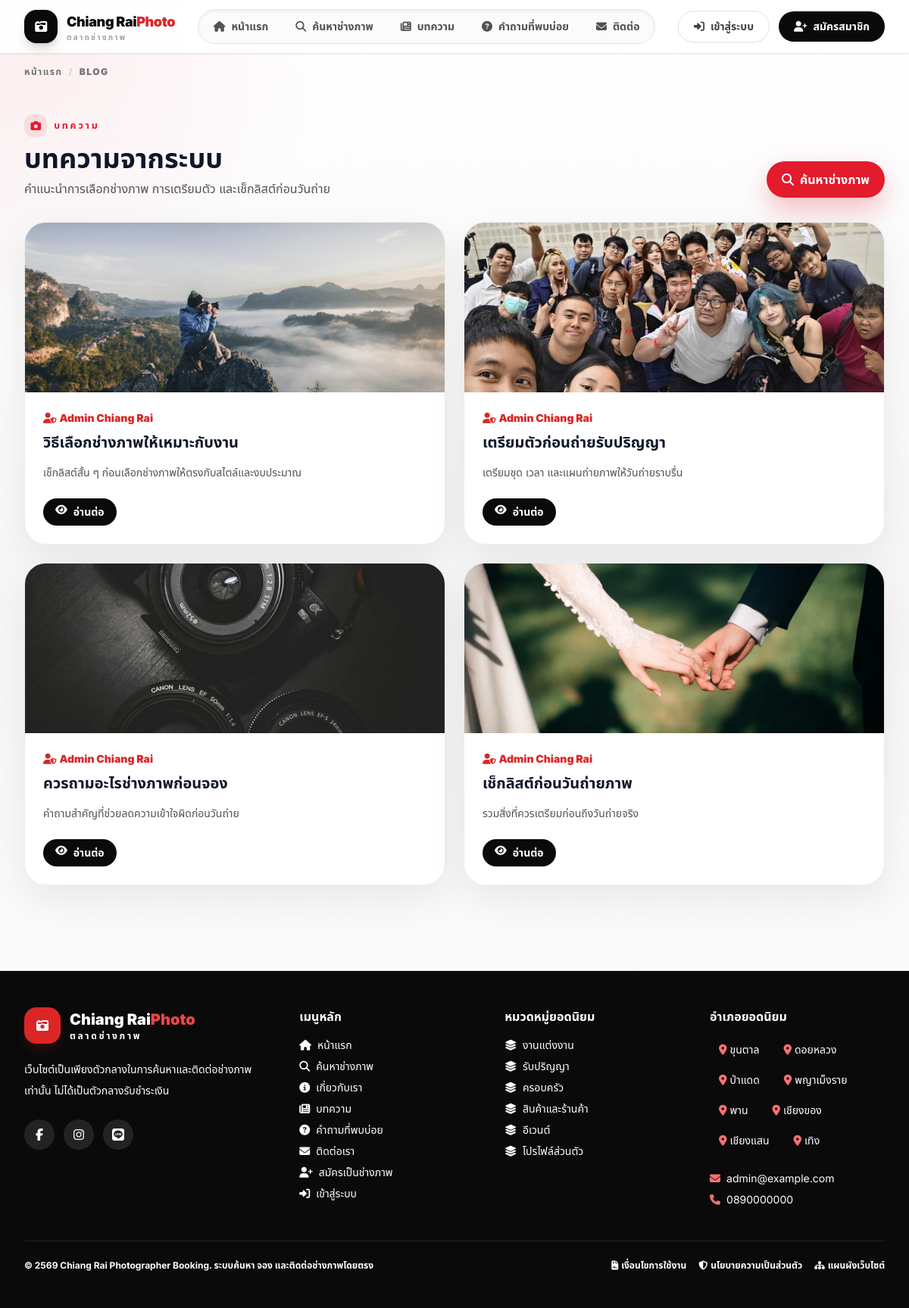
Screenshot of /blog.php with the database file from the repository.
### tables this page shows
CREATE TABLE blogs (
  id INT UNSIGNED AUTO_INCREMENT PRIMARY KEY,
  admin_id INT UNSIGNED NOT NULL,
  title VARCHAR(220) NOT NULL,
  slug VARCHAR(240) NOT NULL,
  cover_image VARCHAR(255) NULL,
  excerpt TEXT NULL,
  content MEDIUMTEXT NOT NULL,
  status ENUM('draft','published','hidden') NOT NULL DEFAULT 'draft',
  published_at DATETIME NULL,
  created_at TIMESTAMP NULL DEFAULT CURRENT_TIMESTAMP,
  updated_at TIMESTAMP NULL DEFAULT CURRENT_TIMESTAMP ON UPDATE CURRENT_TIMESTAMP,
  deleted_at DATETIME NULL,
  UNIQUE KEY uk_blogs_slug (slug),
  KEY idx_blogs_admin (admin_id),
  KEY idx_blogs_status (status, published_at),
  CONSTRAINT fk_blogs_admin FOREIGN KEY (admin_id) REFERENCES users(id)
);

CREATE TABLE users (
  id INT UNSIGNED AUTO_INCREMENT PRIMARY KEY,
  role_id INT UNSIGNED NOT NULL,
  name VARCHAR(150) NOT NULL,
  email VARCHAR(190) NOT NULL,
  phone VARCHAR(50) NULL,
  password VARCHAR(255) NOT NULL,
  avatar VARCHAR(255) NULL,
  status ENUM('active','pending','suspended') NOT NULL DEFAULT 'active',
  email_verified_at DATETIME NULL,
  last_login_at DATETIME NULL,
  remember_token VARCHAR(100) NULL,
  created_at TIMESTAMP NULL DEFAULT CURRENT_TIMESTAMP,
  updated_at TIMESTAMP NULL DEFAULT CURRENT_TIMESTAMP ON UPDATE CURRENT_TIMESTAMP,
  deleted_at DATETIME NULL,
  UNIQUE KEY uk_users_email (email),
  KEY idx_users_role (role_id),
  KEY idx_users_status (status),
  CONSTRAINT fk_users_role FOREIGN KEY (role_id) REFERENCES roles(id)
);

CREATE TABLE service_categories (
  id INT UNSIGNED AUTO_INCREMENT PRIMARY KEY,
  name VARCHAR(120) NOT NULL,
  slug VARCHAR(160) NOT NULL,
  icon VARCHAR(80) NULL,
  description TEXT NULL,
  is_active TINYINT(1) NOT NULL DEFAULT 1,
  sort_order INT NOT NULL DEFAULT 0,
  created_at TIMESTAMP NULL DEFAULT CURRENT_TIMESTAMP,
  updated_at TIMESTAMP NULL DEFAULT CURRENT_TIMESTAMP ON UPDATE CURRENT_TIMESTAMP,
  UNIQUE KEY uk_service_categories_slug (slug),
  KEY idx_service_categories_active (is_active, sort_order)
);

CREATE TABLE districts (
  id INT UNSIGNED AUTO_INCREMENT PRIMARY KEY,
  province_name VARCHAR(100) NOT NULL DEFAULT 'เชียงราย',
  district_name VARCHAR(100) NOT NULL,
  latitude DECIMAL(10,7) NOT NULL,
  longitude DECIMAL(10,7) NOT NULL,
  is_active TINYINT(1) NOT NULL DEFAULT 1,
  created_at TIMESTAMP NULL DEFAULT CURRENT_TIMESTAMP,
  updated_at TIMESTAMP NULL DEFAULT CURRENT_TIMESTAMP ON UPDATE CURRENT_TIMESTAMP,
  UNIQUE KEY uk_district_name (province_name, district_name),
  KEY idx_district_active (is_active)
);

CREATE TABLE settings (
  id INT UNSIGNED AUTO_INCREMENT PRIMARY KEY,
  setting_key VARCHAR(120) NOT NULL,
  setting_value TEXT NULL,
  created_at TIMESTAMP NULL DEFAULT CURRENT_TIMESTAMP,
  updated_at TIMESTAMP NULL DEFAULT CURRENT_TIMESTAMP ON UPDATE CURRENT_TIMESTAMP,
  UNIQUE KEY uk_settings_key (setting_key)
);

### config/database.php (called while the page is built, shortened)
<?php
function db(): PDO
{
    static $pdo = null;
    if ($pdo instanceof PDO) {
        return $pdo;
    }
    $dsn = 'mysql:host=' . DB_HOST . ';dbname=' . DB_NAME . ';charset=' . DB_CHARSET;
    $pdo = new PDO($dsn, DB_USER, DB_PASS, [
        PDO::ATTR_ERRMODE => PDO::ERRMODE_EXCEPTION,
        PDO::ATTR_DEFAULT_FETCH_MODE => PDO::FETCH_ASSOC,
        PDO::ATTR_EMULATE_PREPARES => false,
    ]);
    return $pdo;
}

### includes/functions.php (called while the page is built, shortened)
<?php
require_once __DIR__ . '/../config/database.php';
function h($value): string
{
    return htmlspecialchars((string)$value, ENT_QUOTES, 'UTF-8');
}
function setting(string $key, string $default = ''): string
{
    $stmt = db()->prepare('SELECT setting_value FROM settings WHERE setting_key = ? LIMIT 1');
    $stmt->execute([$key]);
    $value = $stmt->fetchColumn();
    return $value === false ? $default : (string)$value;
}
function db_fetch_all(string $sql, array $params = []): array
{
    $stmt = db()->prepare($sql);
    $stmt->execute($params);
    return $stmt->fetchAll();
}
function public_image(?string $path, string $fallback): string
{
    return '/assets/uploads/' . ltrim($path, '/');
}
function current_be_year(): int
{
    return (int)date('Y') + 543;
}

### blog.php (the view, shortened to what this page needs)
<?php
require_once __DIR__ . '/includes/functions.php';
$blogs = db_fetch_all('SELECT b.*, u.name AS admin_name
                       FROM blogs b
                       JOIN users u ON u.id = b.admin_id
                       WHERE b.status = "published" AND b.deleted_at IS NULL
                       ORDER BY b.published_at DESC, b.created_at DESC');
include __DIR__ . '/includes/header.php';
?>
<section class="stock-shell px-4 py-12 sm:px-6 lg:px-8">
    <div class="flex flex-wrap items-end justify-between gap-4">
        <div>
            <p class="section-kicker">บทความ</p>
            <h1 class="mt-2 text-4xl font-black">บทความจากระบบ</h1>
            <p class="mt-2 text-neutral-600">คำแนะนำการเลือกช่างภาพ การเตรียมตัว และเช็กลิสต์ก่อนวันถ่าย</p>
        </div>
        <a href="/photographers.php" class="stock-button rounded-full px-5 py-3 font-black"><i class="fa-solid fa-magnifying-glass mr-2"></i>ค้นหาช่างภาพ</a>
    </div>
    <div class="mt-8 grid gap-6 md:grid-cols-2 xl:grid-cols-3">
        <?php foreach ($blogs as $blog): ?>
            <article class="stock-card stock-card-hover rounded-[1.75rem]">
                <img class="h-56 w-full object-cover" src="<?= h(public_image($blog['cover_image'], '/assets/uploads/seed/photo-1492691527719-9d1e07e534b4.jpg')) ?>" alt="">
                <div class="p-6">
                    <p class="text-sm font-black text-red-600"><i class="fa-solid fa-user-shield mr-1"></i><?= h($blog['admin_name']) ?></p>
                    <h2 class="mt-2 text-xl font-black"><?= h($blog['title']) ?></h2>
                    <p class="mt-3 line-clamp-3 text-sm leading-7 text-neutral-600"><?= h($blog['excerpt']) ?></p>
                    <a href="/blog_detail.php?slug=<?= h($blog['slug']) ?>" class="mt-5 inline-flex rounded-full bg-neutral-950 px-4 py-2 text-sm font-black text-white hover:bg-red-600"><i class="fa-solid fa-eye mr-2"></i>อ่านต่อ</a>
                </div>
            </article>
        <?php endforeach; ?>
    </div>
</section>
<?php include __DIR__ . '/includes/footer.php'; ?>

### includes/footer.php (shortened to what this page needs)
</main>
<?php
$footerCategories = db_fetch_all('SELECT id, name, slug FROM service_categories WHERE is_active = 1 ORDER BY sort_order, name LIMIT 6');
$footerDistricts = db_fetch_all('SELECT district_name FROM districts WHERE is_active = 1 ORDER BY district_name LIMIT 8');
?>
<footer class="mt-16 border-t border-neutral-200 bg-neutral-950 text-white">
    <div class="stock-shell px-4 py-12 sm:px-6 lg:px-8">
        <div class="grid gap-10 lg:grid-cols-[1.4fr_1fr_1fr_1fr]">
            <div>
                <div class="flex items-center gap-3">
                    <div class="grid h-12 w-12 place-items-center rounded-2xl bg-red-600 text-white shadow-lg shadow-red-900/30">
                        <i class="fa-solid fa-camera-retro"></i>
                    </div>
                    <div>
                        <div class="text-xl font-black text-white">Chiang Rai<span class="text-red-500">Photo</span></div>
                        <p class="text-xs font-black uppercase tracking-[0.22em] text-white/38">ตลาดช่างภาพ</p>
                    </div>
                </div>
                <p class="mt-5 max-w-md text-sm leading-7 text-white/62"><?= h(PAYMENT_DISCLAIMER) ?></p>
                <div class="mt-6 flex gap-3">
                    <a href="#" class="grid h-10 w-10 place-items-center rounded-full bg-white/10 text-white hover:bg-red-600"><i class="fa-brands fa-facebook-f"></i></a>
                    <a href="#" class="grid h-10 w-10 place-items-center rounded-full bg-white/10 text-white hover:bg-red-600"><i class="fa-brands fa-instagram"></i></a>
                    <a href="#" class="grid h-10 w-10 place-items-center rounded-full bg-white/10 text-white hover:bg-red-600"><i class="fa-brands fa-line"></i></a>
                </div>
            </div>
            <div>
                <div class="font-black text-white">เมนูหลัก</div>
                <div class="mt-4 grid gap-2 text-sm text-white/62">
                    <a href="/index.php" class="hover:text-red-400"><i class="fa-solid fa-home mr-2"></i>หน้าแรก</a>
                    <a href="/photographers.php" class="hover:text-red-400"><i class="fa-solid fa-magnifying-glass mr-2"></i>ค้นหาช่างภาพ</a>
                    <a href="/about.php" class="hover:text-red-400"><i class="fa-solid fa-circle-info mr-2"></i>เกี่ยวกับเรา</a>
                    <a href="/blog.php" class="hover:text-red-400"><i class="fa-solid fa-newspaper mr-2"></i>บทความ</a>
                    <a href="/faq.php" class="hover:text-red-400"><i class="fa-solid fa-circle-question mr-2"></i>คำถามที่พบบ่อย</a>
                    <a href="/contact.php" class="hover:text-red-400"><i class="fa-solid fa-envelope mr-2"></i>ติดต่อเรา</a>
                    <a href="/register.php?role=photographer" class="hover:text-red-400"><i class="fa-solid fa-user-plus mr-2"></i>สมัครเป็นช่างภาพ</a>
                    <a href="/login.php" class="hover:text-red-400"><i class="fa-solid fa-right-to-bracket mr-2"></i>เข้าสู่ระบบ</a>
                </div>
            </div>
            <div>
                <div class="font-black text-white">หมวดหมู่ยอดนิยม</div>
                <div class="mt-4 grid gap-2 text-sm text-white/62">
                    <?php foreach ($footerCategories as $category): ?>
                        <a href="/photographers.php?category_id=<?= (int)$category['id'] ?>" class="hover:text-red-400"><i class="fa-solid fa-layer-group mr-2"></i><?= h($category['name']) ?></a>
                    <?php endforeach; ?>
                </div>
            </div>
            <div>
                <div class="font-black text-white">อำเภอยอดนิยม</div>
                <div class="mt-4 flex flex-wrap gap-2 text-sm text-white/62">
                    <?php foreach ($footerDistricts as $district): ?>
                        <span class="rounded-full bg-white/8 px-3 py-1.5"><i class="fa-solid fa-location-dot mr-1 text-red-400"></i><?= h($district['district_name']) ?></span>
                    <?php endforeach; ?>
                </div>
                <div class="mt-5 text-sm leading-7 text-white/62">
                    <p><i class="fa-solid fa-envelope mr-2 text-red-400"></i><?= h(setting('admin_email', 'admin@example.com')) ?></p>
                    <p><i class="fa-solid fa-phone mr-2 text-red-400"></i><?= h(setting('admin_phone', '')) ?></p>
                </div>
            </div>
        </div>
        <div class="mt-10 flex flex-wrap justify-between gap-4 border-t border-white/10 pt-6 text-xs font-bold text-white/42">
            <span>© <?= current_be_year() ?> <?= h(setting('site_name', APP_NAME)) ?>. ระบบค้นหา จอง และติดต่อช่างภาพโดยตรง</span>
            <span class="flex flex-wrap gap-4">
                <a href="/terms.php" class="hover:text-red-400"><i class="fa-solid fa-file-contract mr-1"></i>เงื่อนไขการใช้งาน</a>
                <a href="/privacy.php" class="hover:text-red-400"><i class="fa-solid fa-shield-halved mr-1"></i>นโยบายความเป็นส่วนตัว</a>
                <a href="/sitemap.php" class="hover:text-red-400"><i class="fa-solid fa-sitemap mr-1"></i>แผนผังเว็บไซต์</a>
            </span>
        </div>
    </div>
</footer>
</body>
</html>

### rows the page displays
blogs: cover_image (picture), admin.name "Admin Chiang Rai", title "วิธีเลือกช่างภาพให้เหมาะกับงาน", excerpt "เช็กลิสต์สั้น ๆ ก่อนเลือกช่างภาพให้ตรงกับสไตล์และงบประมาณ"
blogs: cover_image (picture), admin.name "Admin Chiang Rai", title "เตรียมตัวก่อนถ่ายรับปริญญา", excerpt "เตรียมชุด เวลา และแผนถ่ายภาพให้วันถ่ายราบรื่น"
blogs: cover_image (picture), admin.name "Admin Chiang Rai", title "ควรถามอะไรช่างภาพก่อนจอง", excerpt "คำถามสำคัญที่ช่วยลดความเข้าใจผิดก่อนวันถ่าย"
blogs: cover_image (picture), admin.name "Admin Chiang Rai", title "เช็กลิสต์ก่อนวันถ่ายภาพ", excerpt "รวมสิ่งที่ควรเตรียมก่อนถึงวันถ่ายจริง"
service_categories: name "งานแต่งงาน"
service_categories: name "รับปริญญา"
service_categories: name "ครอบครัว"
service_categories: name "สินค้าและร้านค้า"
service_categories: name "อีเวนต์"
service_categories: name "โปรไฟล์ส่วนตัว"
districts: district_name "ขุนตาล"
districts: district_name "ดอยหลวง"
districts: district_name "ป่าแดด"
districts: district_name "พญาเม็งราย"
districts: district_name "พาน"
districts: district_name "เชียงของ"
districts: district_name "เชียงแสน"
districts: district_name "เทิง"
settings: setting_value "admin@example.com"
settings: setting_value "0890000000"
settings: setting_value "Chiang Rai Photographer Booking"

### other values shown
$label "BLOG"
PAYMENT_DISCLAIMER "เว็บไซต์เป็นเพียงตัวกลางในการค้นหาและติดต่อช่างภาพเท่านั้น ไม่ได้เป็นตัวกลางรับชำระเงิน"
current_be_year() "2569"
